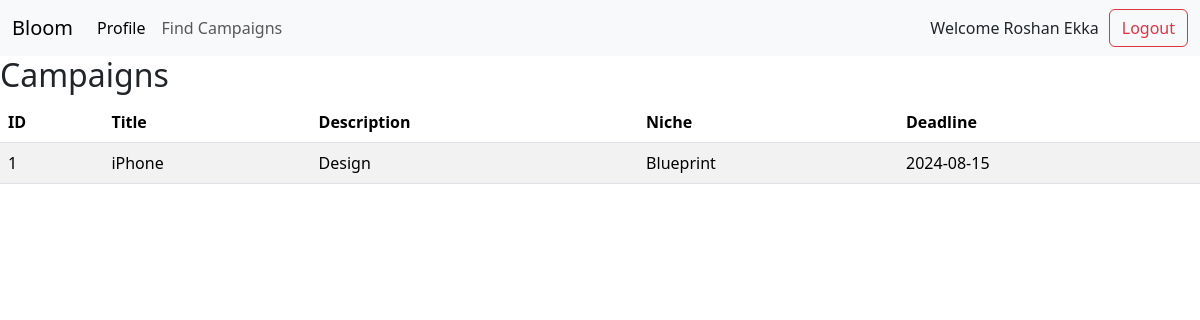
Screenshot of /find_campaigns (signed in) with the database file from the repository.
### app.py (models this page shows)
class influencerData(db.Model):
    __tablename__ = 'influencer_data'
    bloom_data_id = db.Column(db.Integer(), db.ForeignKey('bloomdata.id', ondelete="CASCADE"), primary_key=True, nullable=False, unique=True)
    name = db.Column(db.String(30), nullable=False)
    category = db.Column(db.String(30), nullable=False)
    niche = db.Column(db.String(30), nullable=False)
    reach = db.Column(db.String(30), nullable=False)
    flagged = db.Column(db.Boolean, default=False)
    bloomdata = db.relationship("BloomData", uselist=False, back_populates='influencer_data')

class campaign(db.Model):
    __tablename__ = 'campaigns'
    id = db.Column(db.Integer, primary_key=True)
    title = db.Column(db.String(100), nullable=False)
    description = db.Column(db.Text, nullable=False)
    niche = db.Column(db.String(50), nullable=False)
    deadline = db.Column(db.Date, nullable=False)

### app.py (the view)
@app.route('/find_campaigns', methods=['GET', 'POST'])
def find_campaigns():
    title_query = request.form.get('title', '')
    niche_query = request.form.get('niche', '')
    deadline_query = request.form.get('deadline', '')
    query = campaign.query
    if title_query:
        query = query.filter(campaign.title.ilike(f'%{title_query}%'))
    if niche_query:
        query = query.filter(campaign.niche.ilike(f'%{niche_query}%'))
    if deadline_query:
        try:
            deadline_date = datetime.strptime(deadline_query, '%Y-%m-%d').date()
            query = query.filter(campaign.deadline == deadline_date)
        except ValueError:
            return "Invalid date format. Please use YYYY-MM-DD.", 400
    campaigns = query.all()
    user_id = session.get('user_id')
    if user_id:
        idata = influencerData.query.get(user_id)
        return render_template('campaign_find.html', campaigns=campaigns, idata=idata)
    else:
        return redirect(url_for('login'))  # Redirect to login if not authenticated

### templates/campaign_find.html (shortened to what this page needs)
{% extends 'influencer.html' %}
{% block body %}
<h2>Campaigns</h2>
<table class="table table-striped">
    <thead>
        <tr>
            <th>ID</th>
            <th>Title</th>
            <th>Description</th>
            <th>Niche</th>
            <th>Deadline</th>
        </tr>
    </thead>
    <tbody>
        {% for campaign in campaigns %}
        <tr>
            <td>{{ campaign.id }}</td>
            <td>{{ campaign.title }}</td>
            <td>{{ campaign.description }}</td>
            <td>{{ campaign.niche }}</td>
            <td>{{ campaign.deadline }}</td>
        </tr>
        {% endfor %}
    </tbody>
</table>
{% endblock body %}

### templates/influencer.html (shortened to what this page needs)
<!doctype html>
<html lang="en">
<head>
    <link href="https://cdn.jsdelivr.net/npm/bootstrap@5.3.3/dist/css/bootstrap.min.css" rel="stylesheet"
>
</head>
<body>
        <nav class="navbar navbar-expand-lg bg-body-tertiary">
            <div class="container-fluid">
                <a class="navbar-brand" href="/">Bloom</a>
                <div class="collapse navbar-collapse" id="navbarSupportedContent">
                    <ul class="navbar-nav me-auto mb-2 mb-lg-0">
                        <li class="nav-item">
                            <a class="nav-link {% if session.get('user_id') %}active{% endif %}"
                            aria-current="page"
                            href="{% if session.get('role') == 'Influencer' %}{{ url_for('influencer_page') }}{% elif session.get('role') == 'Sponsor' %}{{ url_for('sponsor_page') }}{% endif %}">
                            Profile
                         </a>
                        </li>
                        <li class="nav-item">
                            <a class="nav-link" href="{{ url_for('find_campaigns') }}">Find Campaigns</a>
                        </li>
                    </ul>
                    Welcome {{idata.name}}
                    <button class="btn btn-outline-danger" style="margin-left: 10px;" onclick="redirectToNewPage()">Logout</button>
                </div>
            </div>
        </nav>
    {% block body %}
    {% endblock body %}
</body>
</html>

### rows the page displays
influencerData: name "Roshan Ekka"
campaign: id "1", title "iPhone", description "Design", niche "Blueprint", deadline "2024-08-15"
